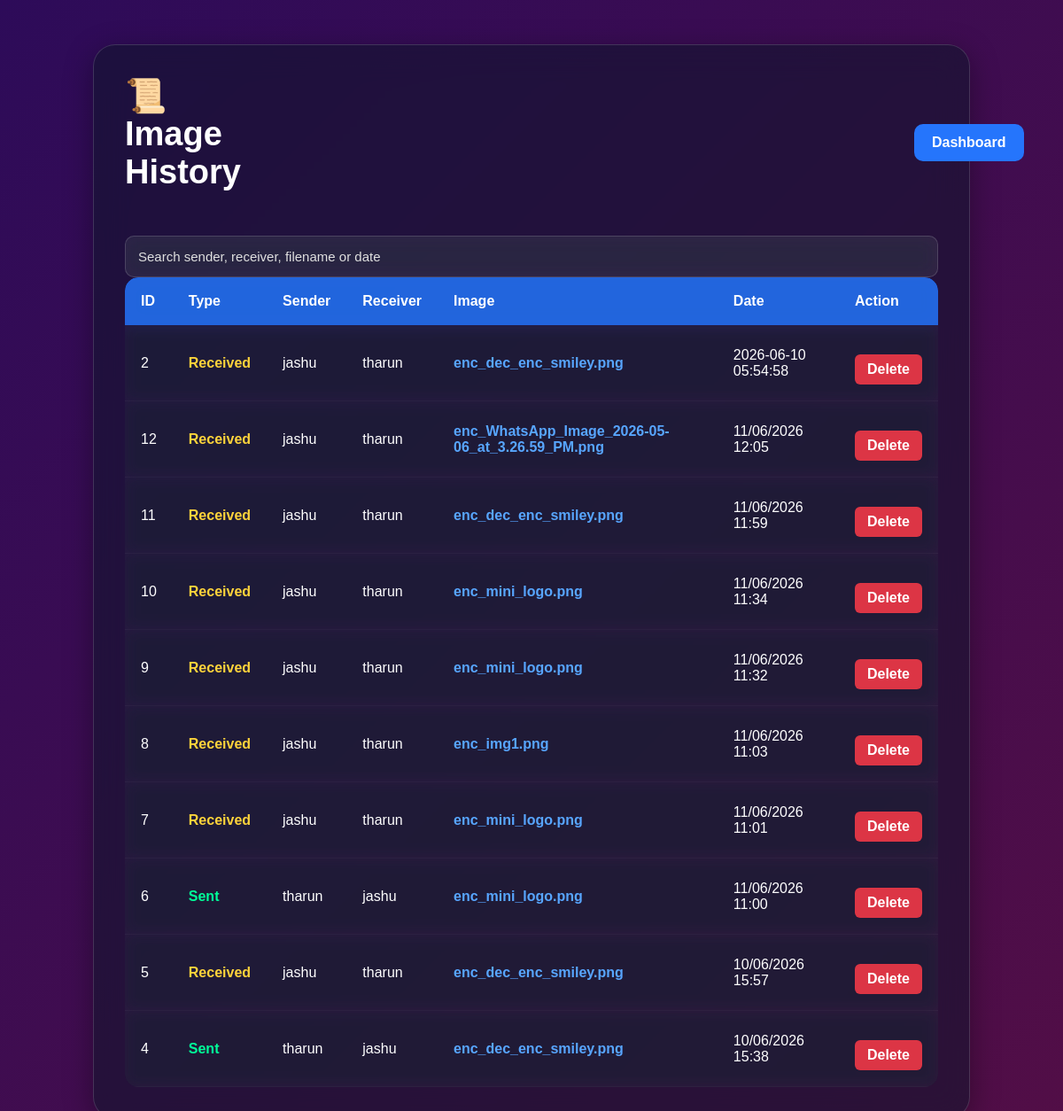
Screenshot of /history (signed in) with the database file from the repository.
### tables this page shows
CREATE TABLE image_history(
            id INTEGER PRIMARY KEY AUTOINCREMENT,

            sender TEXT NOT NULL,

            receiver TEXT NOT NULL,

            encrypted_filename TEXT NOT NULL,

            original_filename TEXT NOT NULL,

            secret_key TEXT NOT NULL,

            sent_time TIMESTAMP DEFAULT CURRENT_TIMESTAMP
        );

### app.py (the view)
@app.route("/history")
def history():
    if "user" not in session:
        return redirect("/login")
    search = request.args.get("search", "")
    conn = sqlite3.connect("database.db")
    conn.row_factory = sqlite3.Row
    history = conn.execute("""
    SELECT *
    FROM image_history
    WHERE
    (sender=? OR receiver=?)
    AND
    (
        sender LIKE ?
        OR receiver LIKE ?
        OR original_filename LIKE ?
    )
    ORDER BY sent_time DESC
    """,
    (
        session["user"],
        session["user"],
        f"%{search}%",
        f"%{search}%",
        f"%{search}%"
    )).fetchall()
    conn.close()
    return render_template(
        "history.html",
        history=history,
        search=search
    )

### templates/history.html (shortened to what this page needs)
<!DOCTYPE html>
<html lang="en">
<head>
    <link rel="stylesheet"
          href="{{ url_for('static', filename='style.css') }}">
</head>
<body>
<div class="history-page">
    <div class="history-container">
        <div class="top-bar">
            <h1>📜 Image History</h1>
            <a href="/" class="dashboard-btn">
                Dashboard
            </a>
        </div>
        <form method="GET">
            <input
            type="text"
            name="search"
            value="{{ search }}"
            class="search-box"
            placeholder="Search sender, receiver, filename or date">
        </form>
        {% if history %}
        <table class="history-table">
            <thead>
                <tr>
                    <th>ID</th>
                    <th>Type</th>
                    <th>Sender</th>
                    <th>Receiver</th>
                    <th>Image</th>
                    <th>Date</th>
                    <th>Action</th>
                </tr>
            </thead>
            <tbody>
            {% for row in history %}
                <tr>
                    <td>{{ row["id"] }}</td>
                    <td>
                        {% if row["sender"] == session["user"] %}
                            <span class="sent">
                                Sent
                            </span>
                        {% else %}
                            <span class="received">
                                Received
                            </span>
                        {% endif %}
                    </td>
                    <td>{{ row["sender"] }}</td>
                    <td>{{ row["receiver"] }}</td>
                    <td>
                        <a class="file-link"
                        href="{{ url_for('view_history', image_id=row['id']) }}">
                            {{ row['encrypted_filename'] }}
                        </a>
                    </td>
                    <td>{{ row["sent_time"] }}</td>
                    <td>
                        <a href="{{ url_for('delete_history', image_id=row['id']) }}"
                            onclick="return confirm('Are you sure you want to delete this record?')">
                            <button class="delete-btn">
                                Delete
                            </button>
                        </a>
                    </td>
                </tr>
            {% endfor %}
            </tbody>
        </table>
        {% else %}
            <div class="empty-history">
                No image history available.
            </div>
        {% endif %}
    </div>
</div>
</body>
</html>

### static/style.css (style rules this page uses)
* { margin:0; padding:0; box-sizing:border-box; font-family:'Poppins',sans-serif; }
body { min-height:100vh; display:flex; justify-content:center; align-items:center; background:linear-gradient( 135deg, #2d0b59, #5f0f40, #4361ee, #8d99ae ); background-size:400% 400%; animation:bgMove 10s ease infinite; }
h1 { margin-bottom:20px; font-size:32px; }
input, select { width:100%; padding:14px; margin-top:10px; border:none; outline:none; border-radius:10px; background:rgba(255,255,255,0.15); color:white; font-size:15px; }
input::placeholder { color:#e0e0e0; }
button { width:100%; padding:14px; margin-top:15px; border:none; border-radius:10px; background:linear-gradient( 90deg, #6a11cb, #2575fc ); color:white; font-size:16px; font-weight:bold; cursor:pointer; transition:0.3s; }
a { text-decoration:none; color:white; }
.history-page { width:100%; min-height:100vh; display:flex; justify-content:center; align-items:flex-start; padding:50px; }
.history-container { width:90%; max-width:1500px; padding:35px; border-radius:25px; background:rgba(15,23,42,0.55); backdrop-filter:blur(18px); -webkit-backdrop-filter:blur(18px); border:1px solid rgba(255,255,255,0.15); box-shadow: 0 8px 32px rgba(0,0,0,0.35); color:white; }
.top-bar { display:flex; justify-content:space-between; align-items:center; margin-bottom:25px; }
.top-bar h1 { font-size:38px; }
.dashboard-btn { background:#2575fc; color:white; text-decoration:none; padding:12px 20px; border-radius:10px; font-weight:bold; transition:0.3s; margin-left:760px; }
.search-box { background: rgba(255,255,255,0.08); backdrop-filter: blur(10px); border: 1px solid rgba(255,255,255,0.15); color: white; }
.history-table { width:100%; border-collapse:collapse; overflow:hidden; border-radius:15px; }
.history-table thead { background:rgba(37,117,252,0.85); backdrop-filter:blur(10px); }
.history-table th { padding:18px; text-align:left; color:white; }
.history-table td { padding:18px; border-bottom: 1px solid rgba(255,255,255,0.08); background:rgba(255,255,255,0.03); }
.history-table tbody tr { backdrop-filter:blur(8px); }
.sent { color:#00ff99; font-weight:bold; }
.received { color:#ffd43b; font-weight:bold; }
.file-link { color:#58a6ff; text-decoration:none; font-weight:bold; }
.delete-btn { background:#dc3545; color:white; border:none; padding:8px 14px; border-radius:6px; cursor:pointer; font-weight:bold; }
.top-bar { display:flex; justify-content:flex-start; margin-bottom:20px; }

### rows the page displays
image_history: id "2", shows "Received", sender "jashu", receiver "tharun", encrypted_filename "enc_dec_enc_smiley.png", sent_time "2026-06-10 05:54:58"
image_history: id "12", shows "Received", sender "jashu", receiver "tharun", encrypted_filename "enc_WhatsApp_Image_2026-05-06_at_3.26.59_PM.png", sent_time "11/06/2026 12:05"
image_history: id "11", shows "Received", sender "jashu", receiver "tharun", encrypted_filename "enc_dec_enc_smiley.png", sent_time "11/06/2026 11:59"
image_history: id "10", shows "Received", sender "jashu", receiver "tharun", encrypted_filename "enc_mini_logo.png", sent_time "11/06/2026 11:34"
image_history: id "9", shows "Received", sender "jashu", receiver "tharun", encrypted_filename "enc_mini_logo.png", sent_time "11/06/2026 11:32"
image_history: id "8", shows "Received", sender "jashu", receiver "tharun", encrypted_filename "enc_img1.png", sent_time "11/06/2026 11:03"
image_history: id "7", shows "Received", sender "jashu", receiver "tharun", encrypted_filename "enc_mini_logo.png", sent_time "11/06/2026 11:01"
image_history: id "6", shows "Sent", sender "tharun", receiver "jashu", encrypted_filename "enc_mini_logo.png", sent_time "11/06/2026 11:00"
image_history: id "5", shows "Received", sender "jashu", receiver "tharun", encrypted_filename "enc_dec_enc_smiley.png", sent_time "10/06/2026 15:57"
image_history: id "4", shows "Sent", sender "tharun", receiver "jashu", encrypted_filename "enc_dec_enc_smiley.png", sent_time "10/06/2026 15:38"
